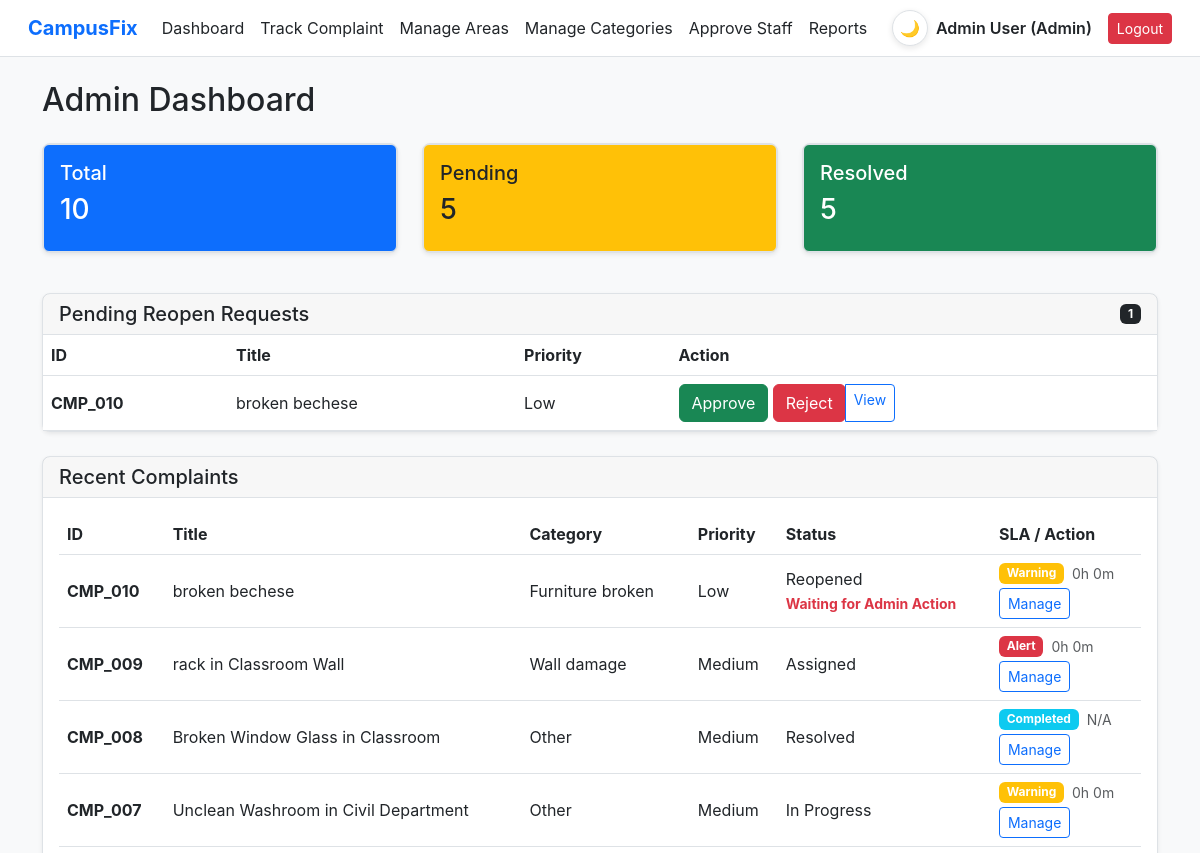
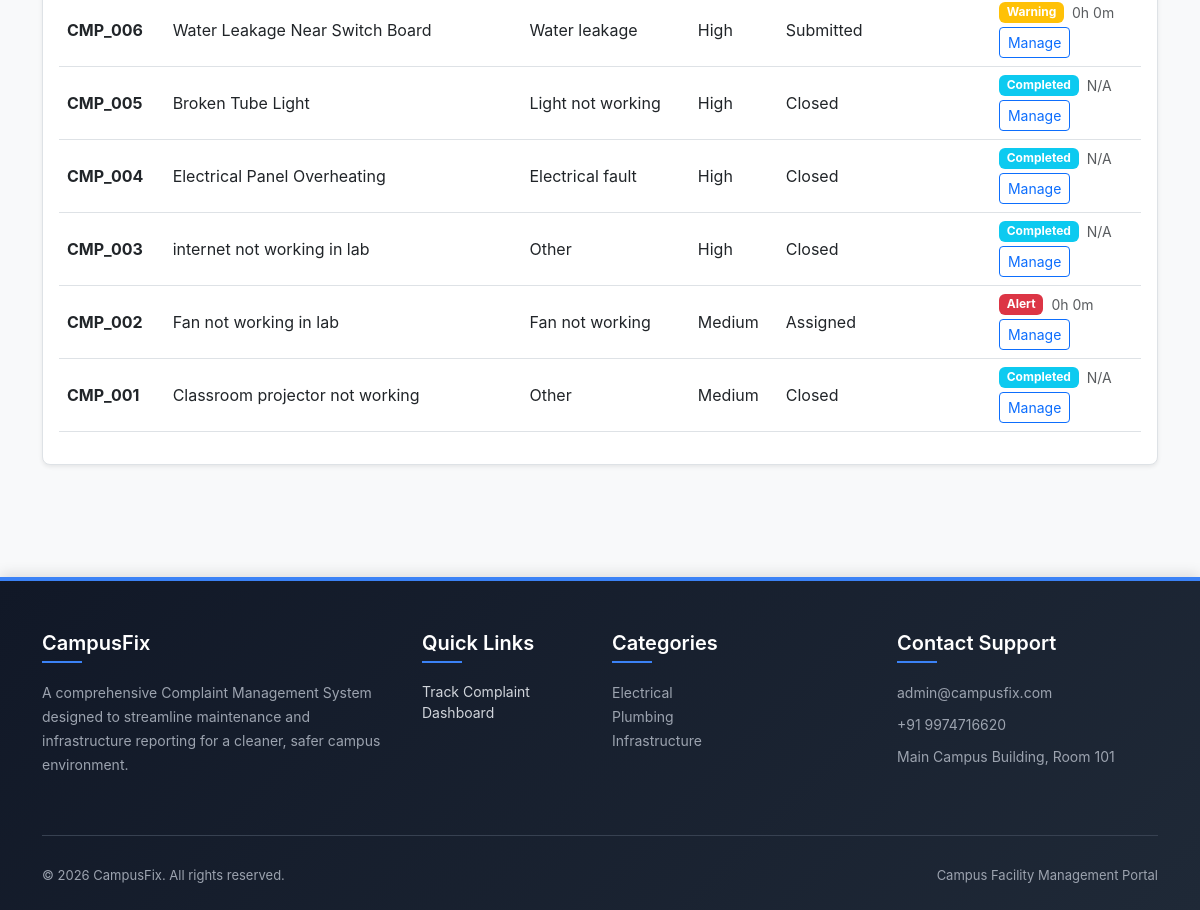
/dashboard_admin.php (signed in), run on the app's committed database (2 pictures, top to bottom).
### tables this page shows
CREATE TABLE `complaints` (
  `id` int(11) NOT NULL,
  `complaint_id_str` varchar(20) NOT NULL,
  `user_id` int(11) NOT NULL,
  `title` varchar(150) NOT NULL,
  `description` text NOT NULL,
  `category_id` int(11) NOT NULL,
  `other_category` varchar(150) DEFAULT NULL,
  `campus_id` int(11) NOT NULL,
  `building_name` varchar(150) NOT NULL,
  `spot_name` varchar(150) NOT NULL,
  `exact_location` varchar(255) NOT NULL,
  `priority` enum('High','Medium','Low') NOT NULL,
  `status` enum('Submitted','Verified','Assigned','In Progress','Resolved','Closed','Reopened','Forwarded') NOT NULL DEFAULT 'Submitted',
  `approval_status` enum('Pending','Approved','Rejected') DEFAULT NULL,
  `created_at` timestamp NOT NULL DEFAULT current_timestamp(),
  `updated_at` timestamp NOT NULL DEFAULT current_timestamp() ON UPDATE current_timestamp(),
  `assigned_to` int(11) DEFAULT NULL,
  `assigned_at` timestamp NULL DEFAULT NULL
);

CREATE TABLE `complaint_categories` (
  `id` int(11) NOT NULL,
  `name` varchar(100) NOT NULL,
  `is_active` tinyint(1) NOT NULL DEFAULT 1
);

### includes/functions.php (called while the page is built, shortened)
<?php
function redirectByRole($role) {
    switch ($role) {
        case 'Admin':
            return BASE_URL . '/dashboard_admin.php';
    }
}
function getSLAStatus($created_at, $assigned_at, $status) {
    if (in_array($status, ['Resolved', 'Closed'])) {
        return 'Completed';
    }
    $now = time();
    $created = strtotime($created_at);
    $assigned = $assigned_at ? strtotime($assigned_at) : null;
    if ($assigned && $status !== 'Resolved' && (($now - $assigned) / 3600) > 42) {
        return 'Alert';
    }
    if (!$assigned && (($now - $created) / 3600) > 6) {
        return 'Warning';
    }
    return 'Normal';
}
function getTimeLeft($created_at) {
    $now = time();
    $created = strtotime($created_at);
    $deadline = $created + (48 * 3600);
    $diff = $deadline - $now;
    if ($diff <= 0) {
        return "0 hours 0 minutes";
    }
    $hours = floor($diff / 3600);
    $minutes = floor(($diff % 3600) / 60);
    return "{$hours} hours {$minutes} minutes";
}
function calculateSLA($pdo, $complaint_id, $current_status, $created_at, $assigned_at = null) {
    $status = getSLAStatus($created_at, $assigned_at, $current_status);
    $time_left = getTimeLeft($created_at);
    $colors = [
        'Normal'    => 'success',
        'Warning'   => 'warning',
        'Alert'     => 'danger',
        'Completed' => 'info'
    ];
    return [
        'status'    => $status,
        'color'     => $colors[$status] ?? 'secondary',
        'time_left' => ($status === 'Completed') ? 'N/A' : $time_left
    ];
}

### dashboard_admin.php (the view, shortened to what this page needs)
<?php
require_once __DIR__ . '/config/db.php';
require_once __DIR__ . '/includes/functions.php';
$stats = [
    'total' => $pdo->query("SELECT COUNT(*) FROM complaints")->fetchColumn(),
    'pending' => $pdo->query("SELECT COUNT(*) FROM complaints WHERE status IN ('Submitted', 'Verified', 'Assigned', 'In Progress', 'Reopened')")->fetchColumn(),
    'resolved' => $pdo->query("SELECT COUNT(*) FROM complaints WHERE status IN ('Resolved', 'Closed')")->fetchColumn()
];
$stmt = $pdo->query("SELECT c.*, cat.name as cat_name FROM complaints c JOIN complaint_categories cat ON c.category_id = cat.id ORDER BY c.created_at DESC LIMIT 20");
$complaints = $stmt->fetchAll();
$stmt_reopens = $pdo->query("SELECT c.*, cat.name as cat_name FROM complaints c JOIN complaint_categories cat ON c.category_id = cat.id WHERE c.status = 'Reopened' AND c.approval_status = 'Pending' ORDER BY c.updated_at DESC");
$pending_reopens = $stmt_reopens->fetchAll();
require_once __DIR__ . '/includes/header.php';
?>
<div class="mb-4">
    <h2>Admin Dashboard</h2>
</div>
<div class="row mb-4">
    <div class="col-md-4">
        <div class="card bg-primary text-white shadow-sm mb-3">
            <div class="card-body bg-primary border rounded p-3">
                <h5 class="card-title">Total</h5>
                <h3><?= $stats['total'] ?></h3>
            </div>
        </div>
    </div>
    <div class="col-md-4">
        <div class="card bg-warning text-dark shadow-sm mb-3">
            <div class="card-body bg-warning border rounded p-3">
                <h5 class="card-title">Pending</h5>
                <h3><?= $stats['pending'] ?></h3>
            </div>
        </div>
    </div>
    <div class="col-md-4">
        <div class="card bg-success text-white shadow-sm mb-3">
            <div class="card-body bg-success border rounded p-3">
                <h5 class="card-title">Resolved</h5>
                <h3><?= $stats['resolved'] ?></h3>
            </div>
        </div>
    </div>
</div>
<?php if (!empty($pending_reopens)): ?>
<div class="card border-warning shadow-sm mb-4">
    <div class="card-header bg-warning text-dark d-flex justify-content-between align-items-center">
        <h5 class="mb-0">Pending Reopen Requests</h5>
        <span class="badge bg-dark"><?= count($pending_reopens) ?></span>
    </div>
    <div class="card-body p-0">
        <div class="table-responsive">
            <table class="table table-hover mb-0 align-middle">
                <thead>
                    <tr>
                        <th>ID</th>
                        <th>Title</th>
                        <th>Priority</th>
                        <th>Action</th>
                    </tr>
                </thead>
                <tbody>
                    <?php foreach($pending_reopens as $pr): ?>
                        <tr>
                            <td><strong><?= htmlspecialchars($pr['complaint_id_str']) ?></strong></td>
                            <td><?= htmlspecialchars($pr['title']) ?></td>
                            <td><?= $pr['priority'] ?></td>
                            <td>
                                <div class="btn-group btn-group-sm">
                                    <form method="POST" class="d-inline">
                                        <button type="submit" name="action_reopen" value="approve" class="btn btn-success">Approve</button>
                                        <button type="submit" name="action_reopen" value="reject" class="btn btn-danger">Reject</button>
                                    </form>
                                    <a href="view_complaint.php?id=<?= $pr['id'] ?>" class="btn btn-outline-primary">View</a>
                                </div>
                            </td>
                        </tr>
                    <?php endforeach; ?>
                </tbody>
            </table>
        </div>
    </div>
</div>
<?php endif; ?>
<div class="card shadow-sm">
    <div class="card-header bg-white">
        <h5 class="mb-0">Recent Complaints</h5>
    </div>
    <div class="card-body">
        <div class="table-responsive">
            <table class="table table-hover align-middle">
                <thead>
                    <tr>
                        <th>ID</th>
                        <th>Title</th>
                        <th>Category</th>
                        <th>Priority</th>
                        <th>Status</th>
                        <th>SLA / Action</th>
                    </tr>
                </thead>
                <tbody>
                    <?php foreach($complaints as $c):
                        $sla = calculateSLA($pdo, $c['id'], $c['status'], $c['created_at'], $c['assigned_at']);
                    ?>
                    <tr>
                        <td><strong><?= htmlspecialchars($c['complaint_id_str']) ?></strong></td>
                        <td><?= htmlspecialchars($c['title']) ?></td>
                        <td><?= htmlspecialchars($c['cat_name']) ?></td>
                        <td><?= $c['priority'] ?></td>
                        <td>
                            <?= $c['status'] == 'Forwarded' ? 'SLA Breached' : $c['status'] ?>
                            <?php if($c['status'] == 'Reopened'): ?>
                                <br><small class="text-danger fw-bold">Waiting for Admin Action</small>
                            <?php endif; ?>
                        </td>
                        <td>
                            <div class="d-flex align-items-center">
                                <span class="badge bg-<?= $sla['color'] ?> me-2"><?= $sla['status'] ?></span>
                                <small class="text-muted sla-countdown" data-created="<?= $c['created_at'] ?>" data-status="<?= $sla['status'] ?>"><?= $sla['time_left'] ?></small>
                            </div>
                            <div class="mt-1">
                                <a href="<?= BASE_URL ?>/view_complaint.php?id=<?= $c['id'] ?>" class="btn btn-sm btn-outline-primary">Manage</a>
                            </div>
                        </td>
                    </tr>
                    <?php endforeach; ?>
                </tbody>
            </table>
        </div>
    </div>
</div>
<?php require_once __DIR__ . '/includes/footer.php'; ?>

### includes/header.php (shortened to what this page needs)
<!DOCTYPE html>
<html lang="en">
<head>
    <link href="https://cdn.jsdelivr.net/npm/bootstrap@5.3.0/dist/css/bootstrap.min.css" rel="stylesheet">
    <link rel="stylesheet" href="<?= BASE_URL ?>/assets/css/style.css">
</head>
<body>
<nav class="navbar navbar-expand-lg border-bottom px-3 mb-4">
  <div class="container-fluid">
    <a class="navbar-brand fw-bold text-primary" href="<?= isset($_SESSION['user_id']) ? redirectByRole($_SESSION['role']) : BASE_URL . '/login.php' ?>">CampusFix</a>
    <div class="collapse navbar-collapse" id="navNav">
      <ul class="navbar-nav me-auto mb-2 mb-lg-0">
        <?php if (isset($_SESSION['user_id'])): ?>
            <li class="nav-item">
                <a class="nav-link" href="<?= redirectByRole($_SESSION['role']) ?>">Dashboard</a>
            </li>
        <?php endif; ?>
        <li class="nav-item">
            <a class="nav-link" href="<?= BASE_URL ?>/track_complaint.php">Track Complaint</a>
        </li>
        <?php if (isset($_SESSION['user_id'])): ?>
            <?php if ($_SESSION['role'] === 'Admin'): ?>
                <li class="nav-item"><a class="nav-link" href="<?= BASE_URL ?>/manage_areas.php">Manage Areas</a></li>
                <li class="nav-item"><a class="nav-link" href="<?= BASE_URL ?>/manage_categories.php">Manage Categories</a></li>
                <li class="nav-item"><a class="nav-link" href="<?= BASE_URL ?>/approve_staff.php">Approve Staff</a></li>
                <li class="nav-item"><a class="nav-link" href="<?= BASE_URL ?>/escalated_reports.php">Reports</a></li>
            <?php endif; ?>
        <?php endif; ?>
      </ul>
      <div class="d-flex align-items-center">
        <button type="button" id="themeToggleBtn" class="btn btn-sm theme-toggle-btn me-2" aria-label="Toggle theme" title="Toggle theme" onclick="window.setTheme('toggle')">🌙</button>
        <?php if (isset($_SESSION['user_id'])): ?>
            <span class="me-3 fw-semibold"><?= htmlspecialchars($_SESSION['name'] ?? 'User') ?> (<?= htmlspecialchars($_SESSION['role'] ?? '') ?>)</span>
            <a href="<?= BASE_URL ?>/logout.php" class="btn btn-sm btn-danger">Logout</a>
        <?php else: ?>
            <a href="<?= BASE_URL ?>/login.php" class="btn btn-sm btn-primary me-2">Login</a>
            <a href="<?= BASE_URL ?>/register.php" class="btn btn-sm btn-outline-primary">Register</a>
        <?php endif; ?>
      </div>
    </div>
  </div>
</nav>
<div class="container main-content">

### includes/footer.php (shortened to what this page needs)
</div>
<footer class="site-footer">
    <div class="container">
        <div class="row">
            <div class="col-lg-4 mb-4 mb-lg-0">
                <h5>CampusFix</h5>
                <p class="footer-description">
                    A comprehensive Complaint Management System designed to streamline maintenance and infrastructure reporting for a cleaner, safer campus environment.
                </p>
            </div>
            <div class="col-lg-2 col-md-4 mb-4 mb-md-0">
                <h5>Quick Links</h5>
                <ul class="list-unstyled">
                    <li><a href="<?= BASE_URL ?>/track_complaint.php" class="footer-link">Track Complaint</a></li>
                    <?php if (isset($_SESSION['role'])): ?>
                        <li><a href="<?= redirectByRole($_SESSION['role']) ?>" class="footer-link">Dashboard</a></li>
                    <?php else: ?>
                        <li><a href="<?= BASE_URL ?>/login.php" class="footer-link">Login</a></li>
                    <?php endif; ?>
                </ul>
            </div>
            <div class="col-lg-3 col-md-4 mb-4 mb-md-0">
                <h5>Categories</h5>
                <ul class="list-unstyled">
                    <li><span class="footer-description">Electrical</span></li>
                    <li><span class="footer-description">Plumbing</span></li>
                    <li><span class="footer-description">Infrastructure</span></li>
                </ul>
            </div>
            <div class="col-lg-3 col-md-4">
                <h5>Contact Support</h5>
                <ul class="list-unstyled">
                    <li class="footer-description mb-2">admin@campusfix.com</li>
                    <li class="footer-description mb-2">+91 9974716620</li>
                    <li class="footer-description">Main Campus Building, Room 101</li>
                </ul>
            </div>
        </div>
        <div class="footer-divider"></div>
        <div class="row align-items-center footer-bottom">
            <div class="col-md-6 text-center text-md-start mb-2 mb-md-0">
                &copy; <?= date('Y') ?> CampusFix. All rights reserved.
            </div>
            <div class="col-md-6 text-center text-md-end">
                Campus Facility Management Portal
            </div>
        </div>
    </div>
</footer>
</body>
</html>

### assets/css/style.css (style rules this page uses)
:root { --bg-body: #f8f9fa; --text-main: #212529; --surface-navbar: #ffffff; --border-default: #dee2e6; --surface-card: #ffffff; --surface-card-header: rgba(0, 0, 0, 0.03); --surface-input: #ffffff; --border-input: #ced4da; --text-muted: #6c757d; --surface-table-head: #ffffff; --surface-section: #ffffff; }
html, body, body *, .navbar, .card, .modal-content, .form-control, .form-select, .table, section, footer, aside { transition: background-color 0.3s ease, color 0.3s ease, border-color 0.3s ease, box-shadow 0.3s ease; }
html, body { height: 100%; margin: 0; }
body { background-color: var(--bg-body); color: var(--text-main); font-family: 'Inter', system-ui, -apple-system, sans-serif; display: flex; flex-direction: column; }
.main-content { flex: 1 0 auto; padding-bottom: 2rem; }
.navbar { background-color: var(--surface-navbar) !important; border-bottom: 1px solid var(--border-default) !important; }
.navbar .nav-link { color: var(--text-main) !important; }
.card { background-color: var(--surface-card) !important; border: 1px solid var(--border-default) !important; border-radius: 8px; box-shadow: 0 1px 3px rgba(0,0,0,0.05); }
.card-header { background-color: var(--surface-card-header) !important; border-bottom: 1px solid var(--border-default) !important; color: var(--text-main); }
.table { border-color: var(--border-default) !important; color: var(--text-main); }
.table thead th { background-color: var(--surface-table-head); color: var(--text-main); }
.theme-toggle-btn { width: 2.25rem; height: 2.25rem; display: inline-flex; align-items: center; justify-content: center; border-radius: 999px; border: 1px solid var(--border-default); background: var(--surface-card); color: var(--text-main); font-size: 1rem; line-height: 1; padding: 0; box-shadow: 0 2px 6px rgba(15, 15, 15, 0.1); transition: all 0.3s ease; }
.site-footer { background: linear-gradient(135deg, #111827, #1f2937); color: #e5e7eb; margin-top: 80px; padding: 50px 0 25px; font-size: 14px; border-top: 4px solid #3b82f6; box-shadow: 0 -4px 12px rgba(0,0,0,0.1); }
.site-footer h5 { color: #ffffff; margin-bottom: 18px; font-weight: 600; position: relative; }
.site-footer h5::after { content: ""; display: block; width: 40px; height: 2px; background: #3b82f6; margin-top: 6px; }
.footer-description { color: #9ca3af; line-height: 1.7; }
.footer-link { color: #d1d5db; text-decoration: none; transition: all 0.3s ease; display: inline-block; }
.footer-divider { border-top: 1px solid #374151; margin: 30px 0; }
.footer-bottom { font-size: 13px; color: #9ca3af; }
.site-footer .col-lg-4, .site-footer .col-lg-3, .site-footer .col-lg-2 { margin-bottom: 20px; }

### data on the page
complaints: user "10", category "5", complaint_id_str "CMP_006", title "Water Leakage Near Switch Board", category.name "Water leakage", priority "High", status "Submitted", status "Warning"
complaints: complaint_id_str "CMP_010", title "broken bechese", priority "Low", category.name "Furniture broken", status "Reopened", shows "Waiting for Admin Action", status "Warning"
complaints: complaint_id_str "CMP_009", title "rack in Classroom Wall", category.name "Wall damage", priority "Medium", status "Assigned", status "Alert"
complaints: complaint_id_str "CMP_008", title "Broken Window Glass in Classroom", category.name "Other", priority "Medium", status "Resolved", status "Completed", time_left "N/A"
complaints: complaint_id_str "CMP_007", title "Unclean Washroom in Civil Department", category.name "Other", priority "Medium", status "In Progress", status "Warning"
complaints: complaint_id_str "CMP_005", title "Broken Tube Light", category.name "Light not working", priority "High", status "Closed", status "Completed", time_left "N/A"
complaints: complaint_id_str "CMP_004", title "Electrical Panel Overheating", category.name "Electrical fault", priority "High", status "Closed", status "Completed", time_left "N/A"
complaints: complaint_id_str "CMP_003", title "internet not working in lab", category.name "Other", priority "High", status "Closed", status "Completed", time_left "N/A"
complaints: complaint_id_str "CMP_002", title "Fan not working in lab", category.name "Fan not working", priority "Medium", status "Assigned", status "Alert"
complaints: complaint_id_str "CMP_001", title "Classroom projector not working", category.name "Other", priority "Medium", status "Closed", status "Completed", time_left "N/A"

### other printed values
$_SESSION['name'] "Admin User"
$_SESSION['role'] "Admin"
count($pending_reopens) "1"
